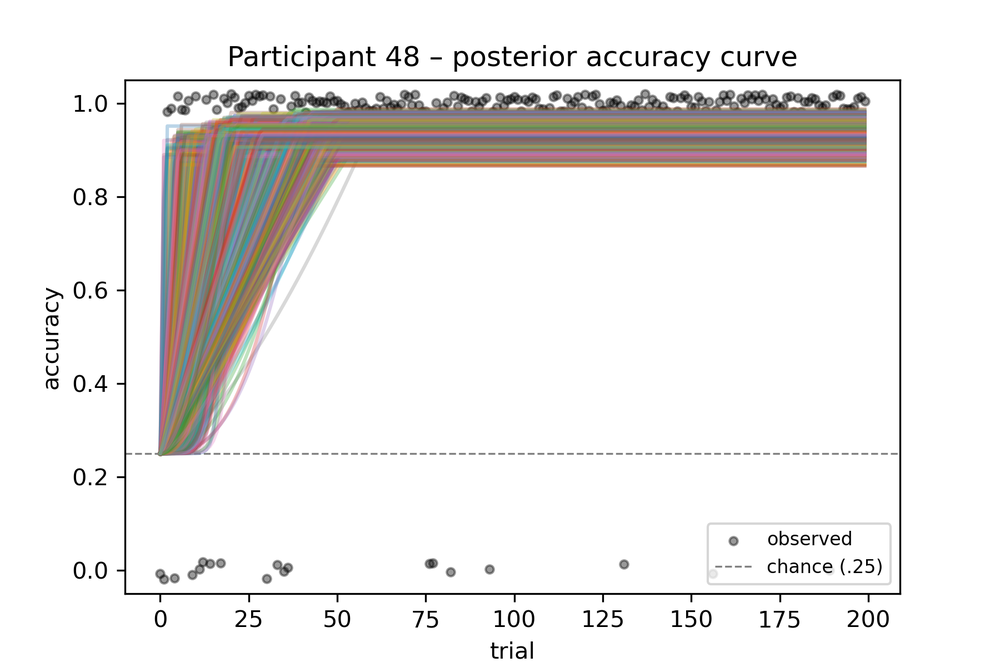
#> input picture model/explicit_example.png, 1000 x 667 px, shrunk from 1800 x 1200 before the run
$ python -i data_functions.py   (imports and definitions only)
#> lines starting #> are read from the running program, lines starting #| are printed output that depends on the picture
import pandas as pd
import numpy as np
from re import split
from copy import deepcopy
from scipy.stats import rankdata
try:
    from scipy.stats import binomtest
except ImportError:
    from scipy.stats import binom_test as binomtest

# [44 lines left out: functions get_data, replace_values, not called in this run]


def get_analysis_arrays(data, exclude_nonimproving_participants=True):
    """
    Returns
    -------
    Dict
        Dictionary with the following keys:
        - orders
            - shape: (participant, 3)
        - word_order_partic
            - shape: participant
            - The word order for each participant, as a string. E.g., "svo"
        - interpretation_fs_partic
            - shape: (participant, signal, meaning)
            - Binary array
            - Which signal expresses which meaning in each interpretation function
        - scenes_trials
            - shape: (trial, participant, scene, 3)
            - The 4 scenes (3 components) seen by each participant on each trial
        - true_scenes_trials
            - shape:  (trial, participant, 3)
            - True scene (3 components) in each trial for each participant
            - The three scene components are [agent, action, patient]
        - signals
            - shape:  (trial, participant, 3)
            - Utterance (3 signals) seen by each participant in each trial
        - history_choices_indices
            - shape:  (trial, participant)
            - Index of scene chosen by each participant in each trial
            - Out of the presented 4 recorded in indices.
    """

    word_to_index_dict = {
        word: i
        for i, word in enumerate(['Klin', 'Praz', 'Yabe',
                                  'Teck', 'Neep', 'Blom', 'Vode'])
    }

    ### Note: for consistency with the model below,
    ### it's important that the objects receive indices 0 to 3
    # and the actions indices 4 to 6

    object_to_index_dict = {
        word: i
        for i, word in
        enumerate(['Circle', 'Triangle', 'Heart',
                   'Square', 'Punch', 'Photo', 'Greet'])
    }

    ### Create array with word order for each participant

    word_order_partic = (
        data[data['condition']=='wordOrderBox']
        ['response']
    ).reset_index(drop=True)

    # subject is 0, verb is 1, object is 2
    orders = replace_values(
        word_order_partic,
        to_replace={
            's': 0,
            'v': 1,
            'o': 2
        }
    )

    orders = pd.DataFrame(
        orders.apply(list).tolist(),
    ).values.astype(int)

    # repeat word order once for each trial
    orders_repeated = np.repeat(
        orders,
        200,
        0
    )

    ### Create array with true lang for each participant

    data_interpretation_fs = (
        data
        [
            data['condition']
            .isin(['nounMap', 'verbMap'])
        ]
        [['subject', 'condition', 'response', 'rank_partic']]
        .reset_index(drop=True)
    )

    data_interpretation_fs.loc[:,'response'] = (
        data_interpretation_fs
        ['response']
        .apply(
            lambda s: list(
                zip(*[j.split() for j in s.split('maps to')])
            )
        )
    )

    data_interpretation_fs = (
        data_interpretation_fs
        .explode('response')
        .reset_index(drop=True)
    )

    data_interpretation_help = pd.DataFrame(
        data_interpretation_fs['response'].values.tolist(),
        index=data_interpretation_fs.index,
        columns=['meaning', 'word']
    ).reset_index(drop=True)

    # data_interpretation_help.[data_interpretation_help.columns['rank_partic']] = (
    data_interpretation_help.loc[:,'rank_partic'] = (
	    data_interpretation_fs['rank_partic']
	)

    # data_interpretation_help[data_interpretation_help.columns['meaning']] = (
    data_interpretation_help.loc[:,'meaning'] = (
        data_interpretation_help['meaning']
        .replace(object_to_index_dict)
    )
    # data_interpretation_help[data_interpretation_help.columns['word']] = (
    data_interpretation_help.loc[:,'word'] = (
        data_interpretation_help['word']
        .replace(word_to_index_dict)
    )

    n_participants = data_interpretation_help['rank_partic'].max()+1

    # create an array to hold the language
    # used for each participant
    # dims: (participant, word, meaning)
    interpretation_fs_partic = np.zeros((
        n_participants,
        7,
        7
    ))

    # assign 1 to the right combinations
    # of word and meaning
    interpretation_fs_partic[
        data_interpretation_help['rank_partic'].astype(int),
        data_interpretation_help['word'].astype(int),
        data_interpretation_help['meaning'].astype(int)
    ] = 1

    #### Making `scenes_trials`

    help_df = (
        data
        [data['condition'].str.contains('Sit')]
        [['condition', 'response', 'rank_partic']]
    )

    # this function takes a string like 'HeartPunchSquare' and splits it into three words
    split_into_words = lambda s: split(
        '('+
        '|'.join(object_to_index_dict.keys())
        +')',
        s
    )[1::2]

    # help_df contains 4 lines for each participant.
    # The 'response' column is a list of lists,
    # each sublist corresponding to a trial
    # The 'condition' column specifies which scene is reported
    # of each trial: whether the target or one of the distractors
    help_df.loc[:,'response'] = (
        help_df
        ['response']
        .apply(
            lambda x: [split_into_words(s) for s in x.split()]
        )
    )

    help_df = help_df.explode('response')

    help_df.loc[:,'trial'] = (
        help_df
        .groupby(['rank_partic', 'condition'])
        .cumcount()
    )

    # component_index has the indices of the component for each
    # scene component in the order: AGENT, VERB, OBJECT
    # Note that the verb always has index 4, 5, or 6
    # and nouns have index 0, 1, 2, or 3
    help_df.loc[:,'component_index'] = (
        help_df
        ['response']
        .apply(
            # this function goes from the list of
            # three scene components in 'response'
            # to their index
            lambda x: [object_to_index_dict[i] for i in x]
        )
    )

    scenes_trials = (
        np.row_stack(help_df['component_index'].values)
        .reshape(n_participants, 4, 200, -1)
    )

    # Change order of axes so that it is (trial, participant, scene, 3)
    scenes_trials = scenes_trials.transpose(2,0,1,3)

    #### Making `true_scenes_trials`
    # Because of the way that the data is stored, the target scene
    # is always the first one among the four scenes:
    true_scenes_trials = scenes_trials[:,:,0]

    #### Making `signals`

    help_df_target = help_df[help_df['condition'] == 'targetSit']

    # go from scene component indices to the signals used
    # in the true language of each participant
    # NOTE: it MUST be relative to the participant
    help_df_target.loc[:,'signals_wt_wordorder'] = (
        help_df_target
        [['rank_partic', 'component_index']]
        .apply(
            lambda x: [
                np.argwhere(
                    interpretation_fs_partic[
                        x['rank_partic'],:,i
                    ]
                )[0,0]
                for i in x['component_index']
            ],
            axis=1
        )
    )

    Xs, _ = np.indices(orders_repeated.shape)

    # NOTE: The reshaping is based on the fact that the rows
    # are organised in the same way as `help_df_target`,
    # and therefore first by participant index and then by trial.

    signals = (
        np.row_stack(
            help_df_target['signals_wt_wordorder']
        )
        [Xs, orders_repeated]
        .reshape(
            n_participants, 200, -1
        )
    )

    signals = signals.transpose(1,0,2)

    #### Making `history_choices_indices`

    help_df = data[data['condition']=='clickedImage'][['rank_partic', 'response']]
    help_df.loc[:,'response'] = help_df['response'].str.split()
    help_df = help_df.explode('response')
    help_df.loc[:,'trial'] = np.tile(np.arange(200), n_participants)

    # shape: (trial, participant)
    history_choices_indices = replace_values(
        help_df['response'],
        {
            'target': 0,
            'controlSit1': 1,
            'controlSit2': 2,
            'controlSit3': 3
        }
    ).astype(int).values.reshape(n_participants, 200).T

    if exclude_nonimproving_participants:
        ######## Exclude participants who didn't improve

        trial_index, participant_index = np.indices(
            history_choices_indices.shape
        )

        df = pd.DataFrame({
            'scaled_trial': trial_index.flatten() / trial_index.max(),
            'partic': participant_index.flatten(),
            'order': np.apply_along_axis(
                lambda x: '|'.join(x.astype(str)),
                1,
                np.tile(
                    orders,
                    (200,1)
                )
            ),
            'right': (history_choices_indices == 0).flatten()
        })

        arr = (
            df
            # get the second half of experiment
            [df['scaled_trial']>0.5]
            # group by participant
            .groupby('partic')
            # get some summary values for
            # each participant
            .agg({
                # within a participant order is fixed,
                # so just get the first one
                'order': 'first',
                # get the total number of correct
                # answers in second half of exp
                'right': 'sum',
                # get number of considered trials
                'scaled_trial': 'count'
            })
        )

        # get the mask of participants who did not improve
        above_chance = (
            arr.apply(
                # run one-sided binomial test
                # for each participant
                lambda x: binomtest(
                    k=int(x['right']),
                    n=x['scaled_trial'],
                    p=0.25,
                    alternative='greater'
                ).pvalue,
                axis=1
            # check that resulting p-value is
            # significant
            ) < 0.05
        ).values

        orders = orders[above_chance]
        word_order_partic = word_order_partic[above_chance]
        interpretation_fs_partic = interpretation_fs_partic[above_chance]
        scenes_trials = scenes_trials[:,above_chance]
        true_scenes_trials = true_scenes_trials[:,above_chance]
        signals = signals[:,above_chance]
        history_choices_indices = history_choices_indices[:,above_chance]

    return {
        'orders': orders,
        'word_order_partic': word_order_partic,
        'interpretation_fs_partic': interpretation_fs_partic,
        'scenes_trials': scenes_trials,
        'true_scenes_trials': true_scenes_trials,
        'signals': signals,
        'history_choices_indices': history_choices_indices
    }


# [24 lines left out: function get_first_n_trials, not called in this run]

>>> import cv2
>>> picture = cv2.imread('../explicit_example.png', cv2.IMREAD_GRAYSCALE)
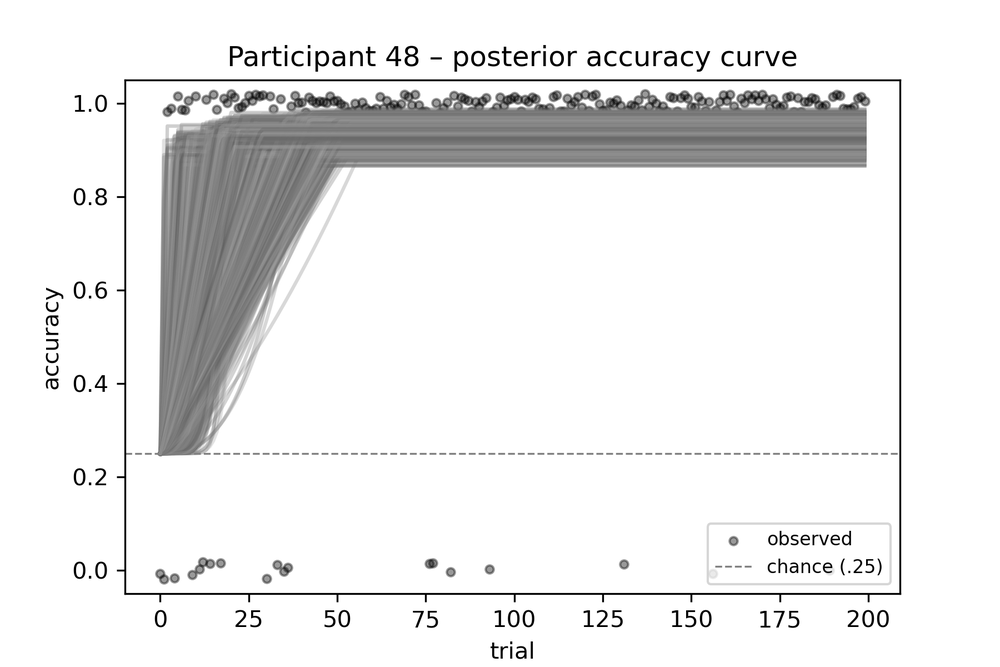
#> picture: shape (667, 1000); min 0, max 255, mean 234.7
>>> result = get_analysis_arrays(picture)
#> (the run stopped early here; a loop or call above may not have finished)
